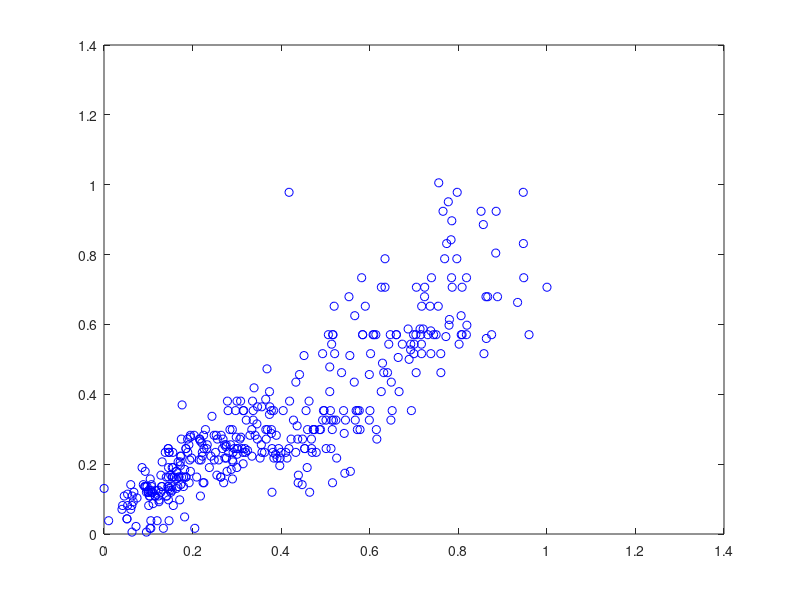
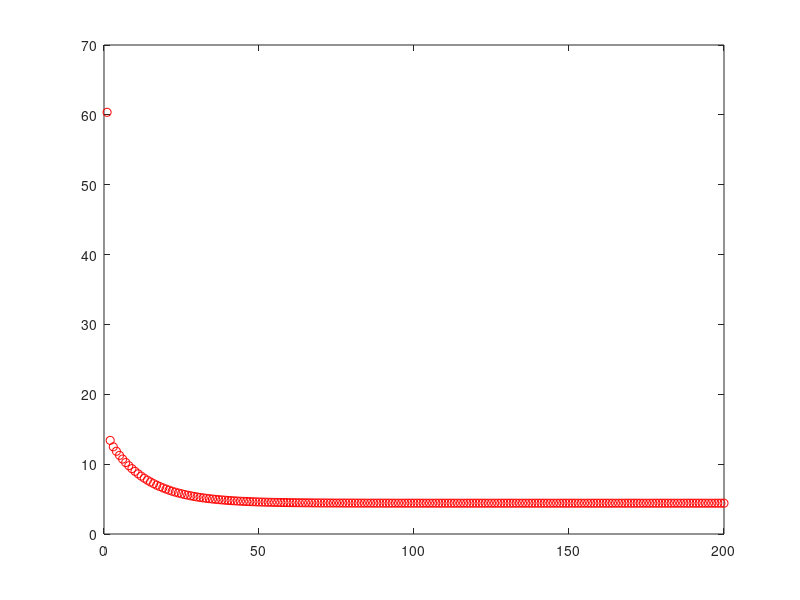
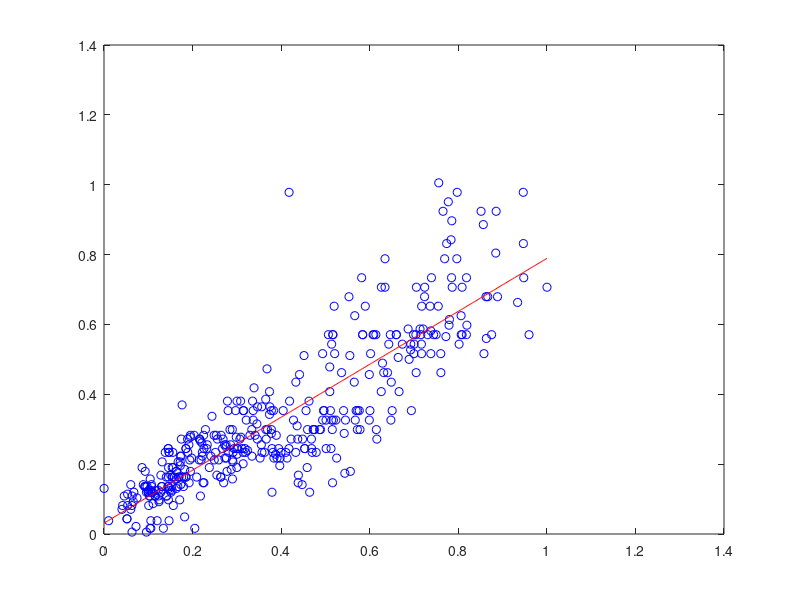
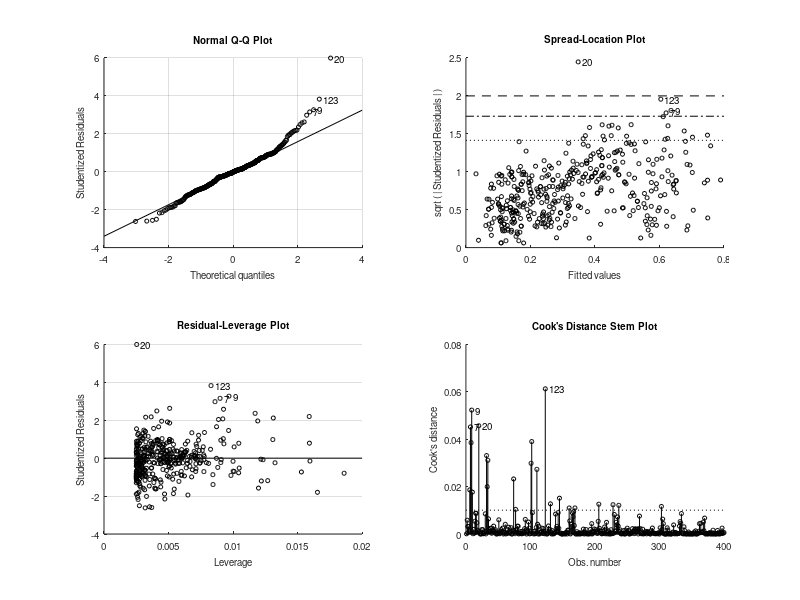

Source code (MATLAB) for these figures, in order: (Note: this script raises an error after producing the figures.)
% https://www.mathworks.com/help/stats/sample-data-sets.html
close all
clearvars

%Load the carbig dataset
load carbig
%% Manipulating dataset

%Extract columns that we'll work with and Scaling the columns
Z = [((Weight-min(Weight)+1)/(max(Weight)-min(Weight))) ((Horsepower-min(Horsepower)+1)/(max(Horsepower)-min(Horsepower)))];

%Finding NaN values and deleting those rows
[row,col]=find(isnan(Z(:,2)));
a = size(row);
Z(row,:) = [];   
N=size(Z);
%Just visualize the Horsepower w.r.t Weight
figure
plot(Z(:,1),Z(:,2),'bo');

%% Closed form solution
tic
T = Z(:,2); %Target Vector
VarX = [Z(:,1) ones(N(1),1)]; %Variable

A = VarX'*VarX;
A = inv(A);
B = VarX'* T;

W = A*B;

x1=linspace(0,1,400);
y = W(1)*x1 + W(2);
toc
figure
plot(Z(:,1),Z(:,2),'bo');
hold on
plot(x1,y,'r');
hold off
%% Gradient Descent Method
tic
M = 200;
T = Z(:,2);
J = zeros(1,M);
VarX = [Z(:,1) ones(N(1),1)];
W = [0.0 0.0];
rho = 0.001;

for i=1:M   
    Y = VarX*W';
    J(i) = sum((Y - T).^2);
    gradJ = 2*rho*(VarX'*(Y-T));
    W = W-gradJ';  
    plot(i,J(i),'ro');
    hold on
end
hold off
%figure
%plot(1:M,J)
pause(5);

x1=linspace(0,1,400);
y = W(1)*x1 + W(2);
toc
figure
plot(Z(:,1),Z(:,2),'bo');
hold on
plot(x1,y,'r');
hold off

%% Using Built-in fitlm() linear regression model
tic
mdl = fitlm(Z(:,1),Z(:,2),'linear')

x1=linspace(0,1,400);
y = mdl.Coefficients{2,1}*x1 + mdl.Coefficients{1,1};
toc
figure
plot(Z(:,1),Z(:,2),'bo');
hold on
plot(x1,y,'r');
hold off
